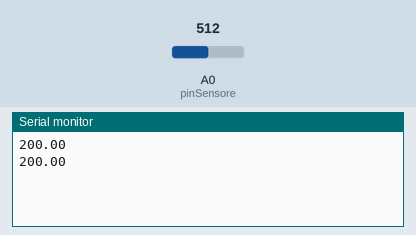
Simulated run of this sketch. Board: Arduino Uno, built with avr-gcc and run on an emulated ATmega328P. Shown: the last lines printed to the serial monitor. The inputs (shaded band) are chosen by the test bench; at power-on: A0 (pinSensore) = 512.

Above: at 3.2 s.
3.3 s: A0 (pinSensore) set to 716
At 4.6 s:
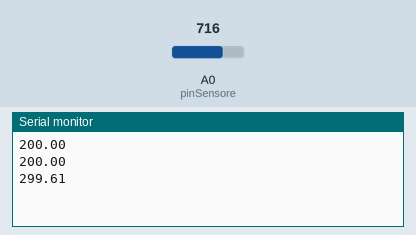
4.8 s: A0 (pinSensore) set to 900
At 5.8 s:
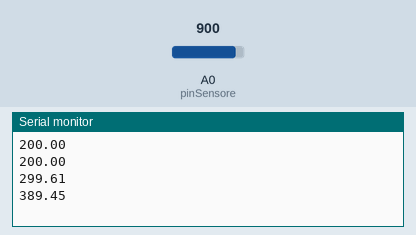
Timing chart, 0 to 7.8 s (numbered marks = the images above; inputs shaded):
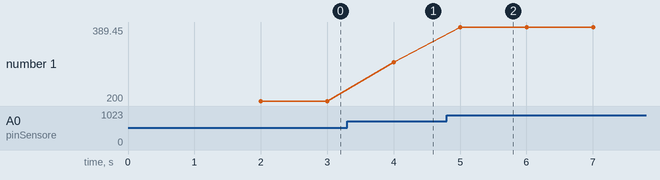

The sketch:

listato_04_01.ino
```cpp
#include <Ethernet.h>
#include <SPI.h>

// indirizzo MAC dello shield Ethernet
byte mac[] = {0x90, 0xA2, 0xDA, 0x09, 0x00, 0x93};
// indirizzo IP che vogliamo assegnare al dispositivo
byte ip[] = {192, 168, 1, 21};
// indirizzo IP del server dns (di solito il router)
byte ip_dns[] = {192, 168, 1, 1};
// indirizzo IP del gateway (di solito il router)
byte ip_gateway[] = {192, 168, 1, 1};
// maschera di rete
byte subnet[] = {255, 255, 255, 0};

int pinSensore = A0;

String dati = "";

void setup() {
  // introduciamo un ritardo per assicurarci che tutto sia pronto
  // prima di provare a far partire la rete
  delay(2000);
  // inizializza la rete
  Ethernet.begin(mac, ip, ip_dns, ip_gateway, subnet);
  Serial.begin(9600);
}

void loop() {
  int lettura = analogRead(pinSensore);
  float tensione = lettura * 5000.0 / 1024;
  float temperatura = (tensione - 500) / 10;

  Serial.println(temperatura);

  delay(1000);
}
```

Measured:
- after the input at 3.3 s, the serial monitor: prints a new line after 0.70 s (image 1)
- after the input at 4.8 s, the serial monitor: prints a new line after 0.20 s (image 2)
- plotted number 1: 200 → 299.61 after the input at 3.3 s, 299.61 → 389.45 after the input at 4.8 s
